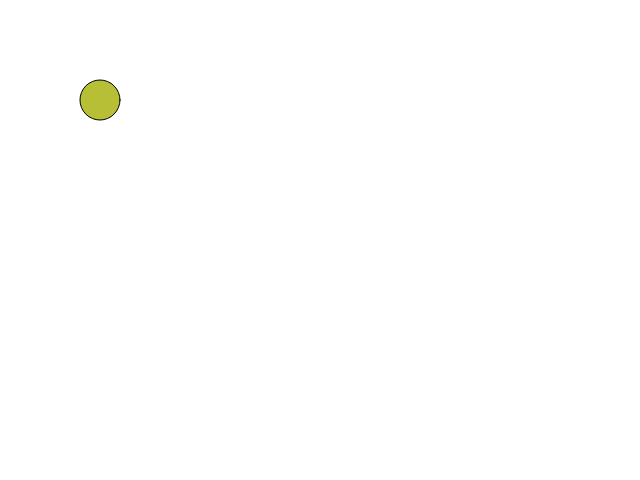
Frame 1 (no input)
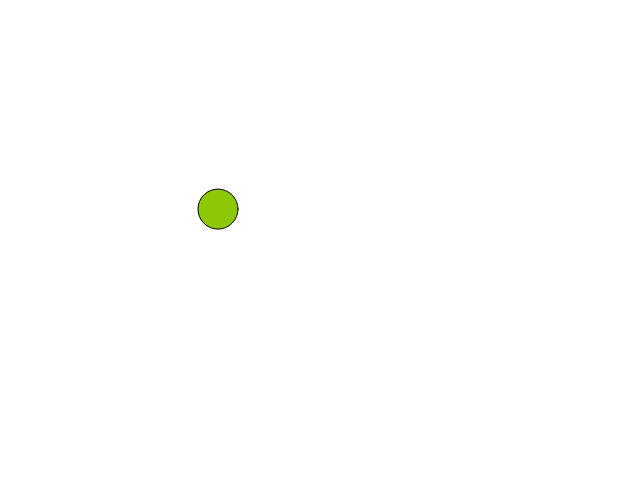
Frame 60 (no input)
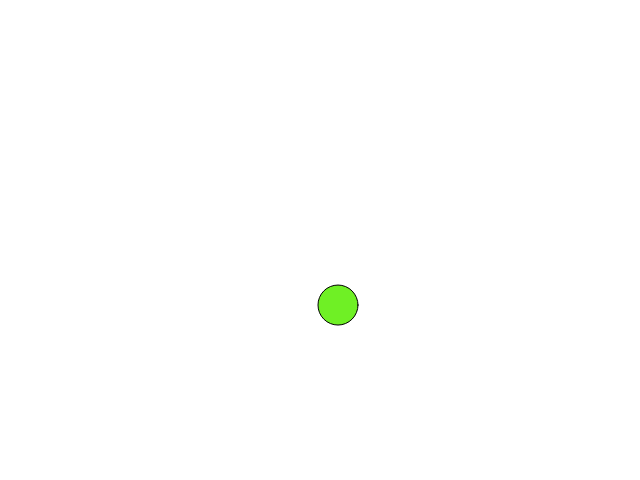
Frame 120 (the mouse pressed at the canvas centre since frame 60)

The p5.js sketch that drew these frames (run headless with seeded random() and noise() and a simulated clock; from frame 60 on, the mouse is pressed at the canvas centre):

// p5.js sketch
// ── sketch.js
var x = 100;
var y = 100;
var speed = 2;
var red;
var b;
var g;

function setup() {
    createCanvas(640, 480);
    red = random(0, 255);
    b = random(0, 255);
    g = random(0, 255);
}

function draw() {
    background("white");
    
    if (frameCount % 30 == 0) {
        red = random(0, 255);
        b = random(0, 255);
        g = random(0, 255);
    }
    fill(red, g, b);
    ellipse(x, y, 40, 40);
    
    x += speed;
    
    var r = random(-5, 5);
   /* speed += r;*/
    
    if (x > width) {
        x = speed;   
    }
    
    if (x > width/2) {
        y -= speed + r;
    } else {
        y += speed + r;
    }
}
